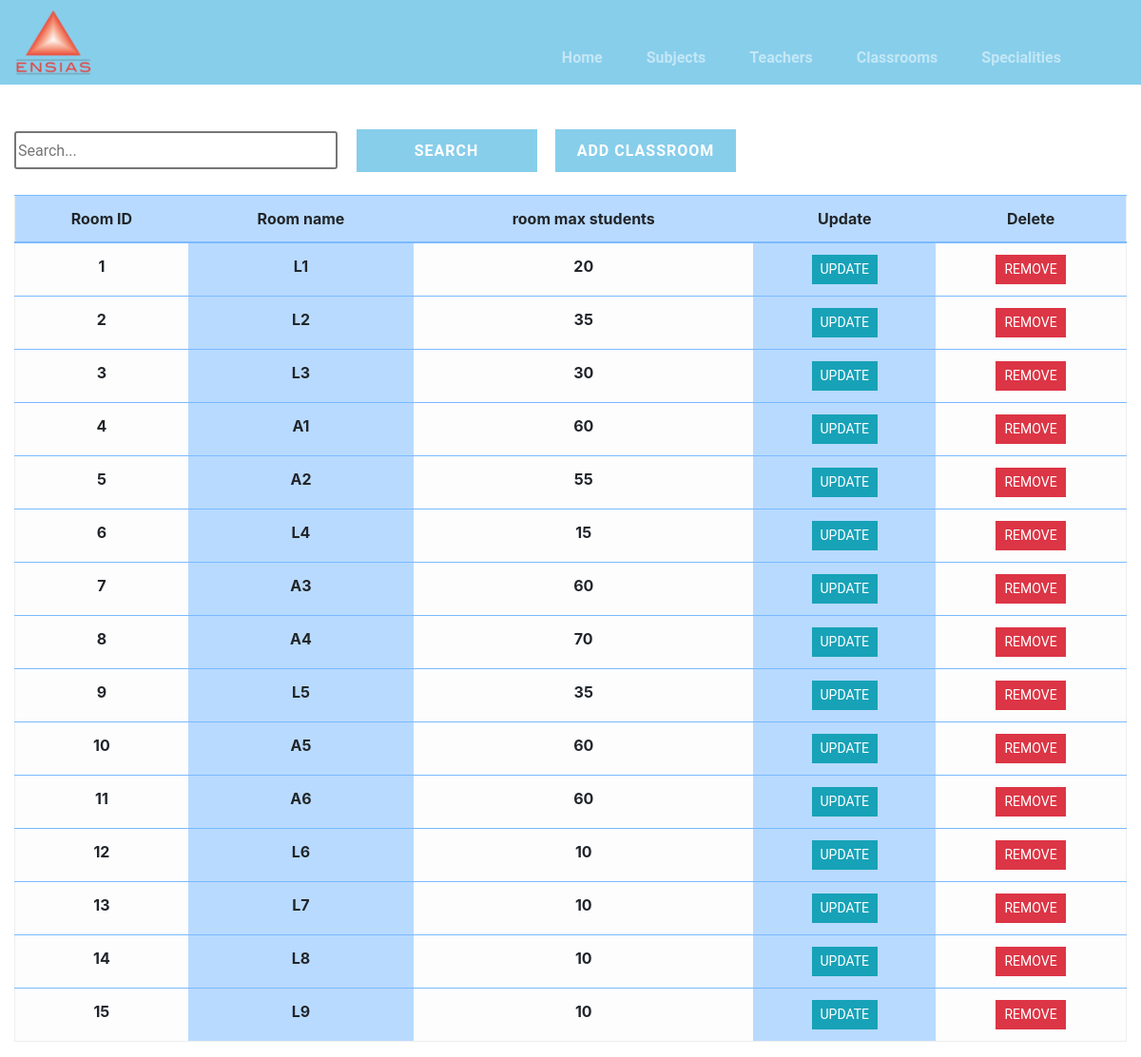
The app's page /room/list with its own data.
### timetableCSP/models.py (models this page shows, shortened)
class Room(models.Model):
    room_id = models.AutoField(primary_key=True)
    room_name = models.CharField(max_length=2000, null=True)
    room_max_students = models.IntegerField(null=True)

### timetableCSP/views.py (the view)
# urls.py: path('room/list', views.roomsList, name='list-room'),
def roomsList(request):
    rooms = R.objects.all()
    context = {'rooms': rooms}
    return render(request, 'listRoom.html', context)

### templates/listRoom.html (shortened to what this page needs)
{% extends 'main.html' %}
{% load static %}
{% block content %}
    <div class="container-fluid">
    <div class="search">
        <input type="text" class="searchbox" placeholder="Search...">
        <input type="submit" value="Search" class="searchButton">
        <a href="{% url 'add-room' %}"><button class="searchButton">Add Classroom </button></a>
    </div>
	<div class="table-responsive-lg">
        <table class="table-primary">
        <table class="table table-primary table-hover">
            <thead class="thead-primary">
			<tr>
                <div class="header__item filter__link" >
                   <th scope="col" class="text-center">Room ID</th>
                </div>
                <div class="header__item filter__link">
                  <th class="text-center" scope="col">Room name</th>
                </div>
                <div class="header__item filter__link">
                   <th class="text-center" scope="col">room max students</th>
                </div>
                <div class="header__item filter__link">
                    <th class="text-center" scope="col"> Update</th>
                </div>
                <div class="header__item filter__link">
                     <th class="text-center" scope="col">Delete</th>
                </div>
			</tr>
            </thead>
                {% for room in rooms %}
				<tr>
                        <th scope="row" class="table-light text-center">{{ room.room_id }}</th>
						<th scope="row" class="table-primary text-center"  >{{ room.room_name }}</th>
						<th scope="row" class="table-light text-center"> {{ room.room_max_students}}</th>
                        <th scope="row" class="table-primary text-center"> <a href="{% url 'update-room'  room.room_id  %}" class="btn btn-sm btn-info">Update</a></th>
                        <th scope="row" class="table-light text-center"> <a href="{% url 'delete-room' room.room_id  %}" class="btn btn-sm btn-danger" >Remove</a></th>
					</tr>
                {% endfor %}
        </table>
</div>
    </div>
{% endblock %}

### static/css/style.css (style rules this page uses)
a { cursor: pointer; }

### static/css/tables.css (style rules this page uses)
*, *:before, *:after { box-sizing: border-box; }
body { font-family: "Roboto", sans-serif; margin: 0; }
.table { border: 1px solid #eeeeee; overflow-y: auto; overflow-x: auto; overflow-style: marquee-line; height: 720px; }
.table-data, .header__item { flex: 1 1 20%; text-align: center; font-family: Roboto, sans-serif; font-weight: bold; }
.header__item { text-transform: uppercase; }
.filter__link { color: white; text-decoration: none; position: relative; display: inline-block; padding-left: 24px; padding-right: 24px; }
.filter__link::after { content: ""; position: absolute; right: -18px; color: white; font-size: 12px; top: 50%; transform: translateY(-50%); }
.btn { border-radius: 0 !important; font-family: Roboto, sans-serif !important; text-transform: uppercase; }
.search { display: inline-block; }
.searchbox { width: 340px; height: 40px; border-style: solid; border-radius: 3px; font-family: Roboto, sans-serif; text-align: justify; }
.searchButton { width: 190px; height: 45px ; font-family: Roboto, sans-serif; text-transform: uppercase; letter-spacing: 1px; font-weight: bolder; color: white ; background: skyblue; margin-left: 15px; margin-top: 40px; border-color: skyblue ; border-radius: 0 ; border-style: solid; border-width: 3px ; }

### records on screen
Room: room_id "1", room_name "L1", room_max_students "20"
Room: room_id "2", room_name "L2", room_max_students "35"
Room: room_id "3", room_name "L3", room_max_students "30"
Room: room_id "4", room_name "A1", room_max_students "60"
Room: room_id "5", room_name "A2", room_max_students "55"
Room: room_id "6", room_name "L4", room_max_students "15"
Room: room_id "7", room_name "A3", room_max_students "60"
Room: room_id "8", room_name "A4", room_max_students "70"
Room: room_id "9", room_name "L5", room_max_students "35"
Room: room_id "10", room_name "A5", room_max_students "60"
Room: room_id "11", room_name "A6", room_max_students "60"
Room: room_id "12", room_name "L6", room_max_students "10"
Room: room_id "13", room_name "L7", room_max_students "10"
Room: room_id "14", room_name "L8", room_max_students "10"
Room: room_id "15", room_name "L9", room_max_students "10"
